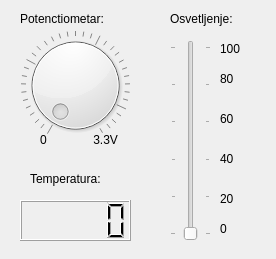
<?xml version="1.0" encoding="UTF-8"?>
<ui version="4.0">
 <class>Dialog</class>
 <widget class="QDialog" name="Dialog">
  <property name="geometry">
   <rect>
    <x>0</x>
    <y>0</y>
    <width>276</width>
    <height>259</height>
   </rect>
  </property>
  <property name="windowTitle">
   <string>Dialog</string>
  </property>
  <widget class="QDial" name="dial">
   <property name="geometry">
    <rect>
     <x>20</x>
     <y>30</y>
     <width>111</width>
     <height>111</height>
    </rect>
   </property>
   <property name="maximum">
    <number>100</number>
   </property>
   <property name="value">
    <number>0</number>
   </property>
   <property name="sliderPosition">
    <number>0</number>
   </property>
   <property name="wrapping">
    <bool>false</bool>
   </property>
   <property name="notchTarget">
    <double>3.300000000000000</double>
   </property>
   <property name="notchesVisible">
    <bool>true</bool>
   </property>
  </widget>
  <widget class="QLabel" name="label">
   <property name="geometry">
    <rect>
     <x>40</x>
     <y>130</y>
     <width>141</width>
     <height>20</height>
    </rect>
   </property>
   <property name="text">
    <string>0              3.3V</string>
   </property>
  </widget>
  <widget class="QLabel" name="label_2">
   <property name="geometry">
    <rect>
     <x>20</x>
     <y>10</y>
     <width>121</width>
     <height>17</height>
    </rect>
   </property>
   <property name="text">
    <string>Potenctiometar:</string>
   </property>
  </widget>
  <widget class="QSlider" name="verticalSlider">
   <property name="geometry">
    <rect>
     <x>170</x>
     <y>40</y>
     <width>41</width>
     <height>201</height>
    </rect>
   </property>
   <property name="maximum">
    <number>100</number>
   </property>
   <property name="pageStep">
    <number>20</number>
   </property>
   <property name="orientation">
    <enum>Qt::Vertical</enum>
   </property>
   <property name="tickPosition">
    <enum>QSlider::TicksBothSides</enum>
   </property>
  </widget>
  <widget class="QLCDNumber" name="lcdNumber">
   <property name="geometry">
    <rect>
     <x>20</x>
     <y>200</y>
     <width>111</width>
     <height>41</height>
    </rect>
   </property>
  </widget>
  <widget class="QLabel" name="label_3">
   <property name="geometry">
    <rect>
     <x>30</x>
     <y>170</y>
     <width>101</width>
     <height>17</height>
    </rect>
   </property>
   <property name="text">
    <string>Temperatura:</string>
   </property>
  </widget>
  <widget class="QLabel" name="label_4">
   <property name="geometry">
    <rect>
     <x>170</x>
     <y>10</y>
     <width>81</width>
     <height>17</height>
    </rect>
   </property>
   <property name="text">
    <string>Osvetljenje:</string>
   </property>
  </widget>
  <widget class="QLabel" name="label_5">
   <property name="geometry">
    <rect>
     <x>220</x>
     <y>220</y>
     <width>31</width>
     <height>17</height>
    </rect>
   </property>
   <property name="text">
    <string>0</string>
   </property>
  </widget>
  <widget class="QLabel" name="label_6">
   <property name="geometry">
    <rect>
     <x>220</x>
     <y>190</y>
     <width>31</width>
     <height>17</height>
    </rect>
   </property>
   <property name="text">
    <string>20</string>
   </property>
  </widget>
  <widget class="QLabel" name="label_7">
   <property name="geometry">
    <rect>
     <x>220</x>
     <y>150</y>
     <width>31</width>
     <height>17</height>
    </rect>
   </property>
   <property name="text">
    <string>40</string>
   </property>
  </widget>
  <widget class="QLabel" name="label_8">
   <property name="geometry">
    <rect>
     <x>220</x>
     <y>110</y>
     <width>31</width>
     <height>17</height>
    </rect>
   </property>
   <property name="text">
    <string>60</string>
   </property>
  </widget>
  <widget class="QLabel" name="label_9">
   <property name="geometry">
    <rect>
     <x>220</x>
     <y>70</y>
     <width>31</width>
     <height>17</height>
    </rect>
   </property>
   <property name="text">
    <string>80</string>
   </property>
  </widget>
  <widget class="QLabel" name="label_10">
   <property name="geometry">
    <rect>
     <x>220</x>
     <y>40</y>
     <width>31</width>
     <height>17</height>
    </rect>
   </property>
   <property name="text">
    <string>100</string>
   </property>
  </widget>
 </widget>
 <resources/>
 <connections/>
</ui>
